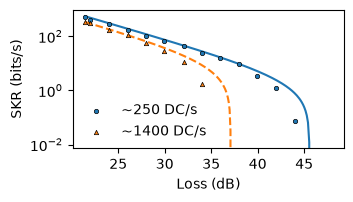

Reproduce this figure in Python.
import csv
import dataclasses
import pathlib
import typing
from collections import defaultdict

import matplotlib.pyplot as plt
import numpy as np
from matplotlib.axes import Axes

import qtoolkit


@dataclasses.dataclass(frozen=True)
class ModelParameters:
    """Parameters that are independent of the variable channel loss."""

    heralding_1550_db: float
    heralding_780_db: float
    qber: float
    qx: float
    brightness_per_mw: float
    coincidence_window: float


@dataclasses.dataclass
class Datarun:
    corrections: typing.Optional[str]
    loss_dB: float
    fibre_length_km: float
    power_mW: float
    acquisition_time_s: float
    coincidence_window_ps: float
    brightness_cps: float
    heralding: float
    qber: float
    qx: float
    skr_bps: float
    tstamp: float
    exit_flag: typing.Optional[str]
    h1550: float
    v1550: float
    d1550: float
    a1550: float
    h780: float
    v780: float
    d780: float
    a780: float
    h1550h780: float
    h1550v780: float
    h1550d780: float
    h1550a780: float
    v1550h780: float
    v1550v780: float
    v1550d780: float
    v1550a780: float
    d1550h780: float
    d1550v780: float
    d1550d780: float
    d1550a780: float
    a1550h780: float
    a1550v780: float
    a1550d780: float
    a1550a780: float


@dataclasses.dataclass
class CoincidenceCounts:
    h1550h780: float
    h1550v780: float
    h1550d780: float
    h1550a780: float
    v1550h780: float
    v1550v780: float
    v1550d780: float
    v1550a780: float
    d1550h780: float
    d1550v780: float
    d1550d780: float
    d1550a780: float
    a1550h780: float
    a1550v780: float
    a1550d780: float
    a1550a780: float

    @classmethod
    def from_dataruns(cls, dataruns: list[Datarun]) -> 'CoincidenceCounts':
        """Get the average values from a list of Datarun objects."""
        acquisition_time = sum(d.acquisition_time_s for d in dataruns)
        return cls(
            **{
                field.name: sum(getattr(d, field.name) for d in dataruns)
                / acquisition_time
                for field in dataclasses.fields(cls)
            }
        )

    @property
    def total(self) -> float:
        return sum(self)

    def __iter__(self):
        for field in dataclasses.fields(self):
            yield getattr(self, field.name)


def parse_data_from_file(
    file_path: typing.Union[pathlib.Path, str],
) -> list[Datarun]:
    """Read one processed experimental CSV file."""
    file_path = pathlib.Path(file_path)

    datapoints: list[Datarun] = []
    with file_path.open(newline='') as file:
        for row in csv.DictReader(file):
            values: list[float | str | None] = []
            for value in row.values():
                if value is None:
                    values.append(None)
                    continue
                try:
                    values.append(float(value))
                except (TypeError, ValueError):
                    values.append(str(value))

            # Compatibility with the older processed-data format.
            if len(values) == 35:
                values.insert(5, 0.0)
                values.insert(6, None)

            datapoints.append(Datarun(*typing.cast(typing.Any, values)))

    return datapoints

def dead_time_corrected_efficiency(
    efficiency: float,
    brightness: float,
    dead_time: float,
    detector_count: int,
) -> float:
    """Apply the detector dead-time correction of Neumann et al., Eq. (B1).

    ``efficiency`` is the total efficiency of the communication arm before
    it is distributed over ``detector_count`` identical detectors.
    """
    dead_time_efficiency = 1.0 / (
        1.0 + brightness * efficiency * dead_time / detector_count
    )
    return efficiency * dead_time_efficiency


def detector_resolved_rates(
    *,
    brightness: float,
    efficiency_a: float,
    efficiency_b: float,
    coincidence_window: float,
    timing_imprecision: float,
    dark_count_a: float,
    dark_count_b: float,
    bit_error: float,
    phase_error: float,
    detector_count: int = 4,
    dead_time_a: float = 0.0,
    dead_time_b: float = 0.0,
) -> tuple[float, float, float]:
    """Return measured coincidence rate, bit error and phase error.

    The calculation assumes identical detectors and a correlated Bell state.
    """
    cw = qtoolkit.qkd.cw

    corrected_a = dead_time_corrected_efficiency(
        efficiency_a, brightness, dead_time_a, detector_count
    )
    corrected_b = dead_time_corrected_efficiency(
        efficiency_b, brightness, dead_time_b, detector_count
    )

    # Identical detectors split the arm efficiency equally.
    detector_efficiency_a = corrected_a / detector_count
    detector_efficiency_b = corrected_b / detector_count

    window_efficiency = cw.coincidence_window_efficiency(
        coincidence_window=coincidence_window,
        timing_imprecision=timing_imprecision,
    )

    true_cc = cw.true_coincidence_rate(
        brightness=brightness,
        efficiency_a=detector_efficiency_a,
        efficiency_b=detector_efficiency_b,
    )

    singles_a = cw.measured_single_rate(
        true_singles_rate=cw.true_single_rate(
            brightness=brightness,
            efficiency=detector_efficiency_a,
        ),
        dark_count_rate=dark_count_a,
    )
    singles_b = cw.measured_single_rate(
        true_singles_rate=cw.true_single_rate(
            brightness=brightness,
            efficiency=detector_efficiency_b,
        ),
        dark_count_rate=dark_count_b,
    )
    accidental_cc = cw.accidental_coincidence_rate_approx(
        measured_singles_a=singles_a,
        measured_singles_b=singles_b,
        coincidence_window=coincidence_window,
    )

    measured_per_pair = cw.measured_coincidence_rate(
        coincidence_window_efficiency=window_efficiency,
        true_coincidence_rate=true_cc,
        accidental_coincidence_rate=accidental_cc,
    )
    measured_cc = detector_count**2 * measured_per_pair

    erroneous_pair_count = detector_count * (detector_count - 1)

    erroneous_bit_cc = erroneous_pair_count * (
        window_efficiency * true_cc * bit_error + accidental_cc
    )
    erroneous_phase_cc = erroneous_pair_count * (
        window_efficiency * true_cc * phase_error + accidental_cc
    )

    return (
        measured_cc,
        cw.qber_from_rate(erroneous_bit_cc, measured_cc),
        cw.qber_from_rate(erroneous_phase_cc, measured_cc),
    )


def model_secure_key_rate(
    *,
    brightness: float,
    efficiency_a: float,
    efficiency_b: float,
    coincidence_window: float,
    timing_imprecision: float,
    dark_count_a: float,
    dark_count_b: float,
    qber: float,
    qx: float,
    detector_count: int = 4,
    dead_time_a: float = 0.0,
    dead_time_b: float = 0.0,
    error_correction_efficiency: float = 1.1,
) -> float:
    """Calculate the asymptotic BBM92 secure key rate."""
    measured_cc, bit_error, phase_error = detector_resolved_rates(
        brightness=brightness,
        efficiency_a=efficiency_a,
        efficiency_b=efficiency_b,
        coincidence_window=coincidence_window,
        timing_imprecision=timing_imprecision,
        dark_count_a=dark_count_a,
        dark_count_b=dark_count_b,
        bit_error=qber,
        phase_error=qx,
        detector_count=detector_count,
        dead_time_a=dead_time_a,
        dead_time_b=dead_time_b,
    )

    return qtoolkit.qkd.cw.secure_key_rate(
        measured_coincidence_rate=measured_cc,
        bit_error_rate=bit_error,
        phase_error_rate=phase_error,
        sifting_probability=0.5,
        error_correction_efficiency=error_correction_efficiency,
    )


def plot_model(
    ax: Axes,
    params: ModelParameters,
    loss_range: tuple[float, float],
    *,
    power_mW: float = 2.5,
    timing_imprecision: float = 0.4e-9,
    dark_count_a: float = 200,
    dark_count_b: float = 70,
    dead_time_a: float = 25e-9,
    dead_time_b: float = 45e-9,
) -> None:
    """Plot the detector-resolved CW-QKD model."""
    losses = np.linspace(*loss_range, 200)

    efficiency_a = float(qtoolkit.dB_to_fraction(params.heralding_1550_db))
    brightness = params.brightness_per_mw * power_mW

    rates = []
    for loss_db in losses:
        efficiency_b = float(
            qtoolkit.dB_to_fraction(params.heralding_780_db + loss_db)
        )
        rates.append(
            model_secure_key_rate(
                brightness=brightness,
                efficiency_a=efficiency_a,
                efficiency_b=efficiency_b,
                coincidence_window=params.coincidence_window,
                timing_imprecision=timing_imprecision,
                dark_count_a=dark_count_a,
                dark_count_b=dark_count_b,
                qber=params.qber,
                qx=params.qx,
                detector_count=4,
                dead_time_a=dead_time_a,
                dead_time_b=dead_time_b,
                error_correction_efficiency=1.1,
            )
        )

    linestyle = '--' if dark_count_b > 250 else '-'
    ax.plot(losses, rates, linestyle=linestyle)


def plot_data(
    ax: Axes,
    directory: typing.Union[pathlib.Path, str],
    dark_count_label: int,
    *,
    power_mw: float = 5.0,
) -> tuple[float, float]:
    """Plot measured SKR points and return their loss range."""
    directory = pathlib.Path(directory)

    rates: defaultdict[float, list[float]] = defaultdict(list)
    losses: defaultdict[float, list[float]] = defaultdict(list)

    for file_path in directory.glob('*.csv'):
        dataruns = parse_data_from_file(file_path)
        counts = CoincidenceCounts.from_dataruns(dataruns)

        power = dataruns[0].power_mW
        losses[power].append(dataruns[0].loss_dB)

        qber = qtoolkit.qkd.qz(
            c_hh=counts.h1550h780,
            c_hv=counts.h1550v780,
            c_vh=counts.v1550h780,
            c_vv=counts.v1550v780,
        )
        qx = qtoolkit.qkd.qx(
            c_dd=counts.d1550d780,
            c_da=counts.d1550a780,
            c_ad=counts.a1550d780,
            c_aa=counts.a1550a780,
        )

        rates[power].append(
            qtoolkit.qkd.cw.secure_key_rate(
                measured_coincidence_rate=counts.total,
                bit_error_rate=qber,
                phase_error_rate=qx,
                sifting_probability=0.5,
                error_correction_efficiency=1.1,
            )
        )

    rate = np.asarray(rates[power_mw])
    loss = np.asarray(losses[power_mw])
    order = np.argsort(loss)
    rate = rate[order]
    loss = loss[order]

    marker = '^' if dark_count_label > 250 else 'o'
    ax.scatter(
        loss,
        rate,
        s=10,
        edgecolors='black',
        linewidths=0.5,
        label=f'~{dark_count_label} DC/s',
        marker=marker,
        zorder=1000,
    )

    return (float(loss.min()), float(loss.max()))


if __name__ == '__main__':
    fig, ax = plt.subplots(figsize=(3.5, 1.8))

    normal_params = ModelParameters(
        heralding_1550_db=-10 * np.log10(0.2063),
        heralding_780_db=-10 * np.log10(0.158),
        qber=0.039,
        qx=0.017,
        brightness_per_mw=3_826_895.017621633,
        coincidence_window=0.4e-9,
    )
    loss_range = plot_data(
        ax=ax,
        directory='examples/data/normal_dc',
        dark_count_label=250,
    )
    plot_model(
        ax=ax,
        params=normal_params,
        loss_range=loss_range,
        timing_imprecision=0.4e-9,
        dark_count_a=200,
        dark_count_b=250,
    )

    high_dc_params = dataclasses.replace(
        normal_params,
        heralding_1550_db=normal_params.heralding_1550_db + 1,
        heralding_780_db=normal_params.heralding_780_db + 1,
    )
    loss_range = plot_data(
        ax=ax,
        directory='examples/data/high_dc',
        dark_count_label=1400,
    )
    plot_model(
        ax=ax,
        params=high_dc_params,
        loss_range=loss_range,
        timing_imprecision=0.4e-9,
        dark_count_a=200,
        dark_count_b=1400,
    )

    ax.set_yscale('log')
    ax.legend(fontsize=10, loc=(0.015, 0.03), frameon=False)
    ax.set_xlabel('Loss (dB)', fontsize=10)
    ax.set_ylabel('SKR (bits/s)', fontsize=10)

    fig.savefig(
        pathlib.Path(__file__).with_suffix('.png'),
        dpi='figure',
        bbox_inches='tight',
    )
    plt.show()
